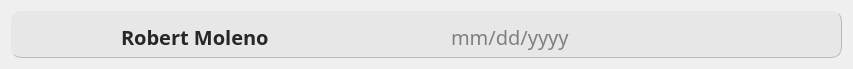
<?xml version="1.0" encoding="UTF-8"?>
<ui version="4.0">
 <class>Form</class>
 <widget class="QWidget" name="Form">
  <property name="geometry">
   <rect>
    <x>0</x>
    <y>0</y>
    <width>853</width>
    <height>69</height>
   </rect>
  </property>
  <property name="windowTitle">
   <string>Form</string>
  </property>
  <layout class="QVBoxLayout" name="verticalLayout">
   <item>
    <widget class="QFrame" name="appointmentRecord">
     <property name="sizePolicy">
      <sizepolicy hsizetype="Preferred" vsizetype="Preferred">
       <horstretch>0</horstretch>
       <verstretch>0</verstretch>
      </sizepolicy>
     </property>
     <property name="minimumSize">
      <size>
       <width>0</width>
       <height>0</height>
      </size>
     </property>
     <property name="styleSheet">
      <string notr="true">#appointmentRecord{
	border-radius:10px;
	background-color:rgb(231, 231, 231);
	border-bottom:1px solid rgb(185, 185, 185);
	border-right:1px solid rgb(185, 185, 185);
}</string>
     </property>
     <property name="frameShape">
      <enum>QFrame::Shape::StyledPanel</enum>
     </property>
     <property name="frameShadow">
      <enum>QFrame::Shadow::Raised</enum>
     </property>
     <widget class="QLabel" name="profileIcon">
      <property name="geometry">
       <rect>
        <x>10</x>
        <y>10</y>
        <width>40</width>
        <height>31</height>
       </rect>
      </property>
      <property name="maximumSize">
       <size>
        <width>40</width>
        <height>40</height>
       </size>
      </property>
      <property name="text">
       <string/>
      </property>
      <property name="pixmap">
       <pixmap resource="resource.qrc">:/Icons/Icons/UserIcon.png</pixmap>
      </property>
      <property name="scaledContents">
       <bool>true</bool>
      </property>
     </widget>
     <widget class="QLabel" name="ownerName">
      <property name="geometry">
       <rect>
        <x>110</x>
        <y>10</y>
        <width>311</width>
        <height>31</height>
       </rect>
      </property>
      <property name="styleSheet">
       <string notr="true">color: #272727;
font: bold 20px Montserrat;</string>
      </property>
      <property name="text">
       <string>Robert Moleno</string>
      </property>
      <property name="alignment">
       <set>Qt::AlignmentFlag::AlignLeading|Qt::AlignmentFlag::AlignLeft|Qt::AlignmentFlag::AlignVCenter</set>
      </property>
     </widget>
     <widget class="QLabel" name="appDate">
      <property name="geometry">
       <rect>
        <x>440</x>
        <y>10</y>
        <width>291</width>
        <height>31</height>
       </rect>
      </property>
      <property name="styleSheet">
       <string notr="true">color: gray;
font: 20px Montserrat;</string>
      </property>
      <property name="text">
       <string>mm/dd/yyyy</string>
      </property>
     </widget>
     <widget class="QLabel" name="label">
      <property name="geometry">
       <rect>
        <x>790</x>
        <y>15</y>
        <width>21</width>
        <height>21</height>
       </rect>
      </property>
      <property name="maximumSize">
       <size>
        <width>28</width>
        <height>30</height>
       </size>
      </property>
      <property name="text">
       <string/>
      </property>
      <property name="pixmap">
       <pixmap resource="resource.qrc">:/Icons/Icons/delete.png</pixmap>
      </property>
      <property name="scaledContents">
       <bool>true</bool>
      </property>
     </widget>
    </widget>
   </item>
  </layout>
 </widget>
 <resources>
  <include location="resource.qrc"/>
 </resources>
 <connections/>
</ui>
